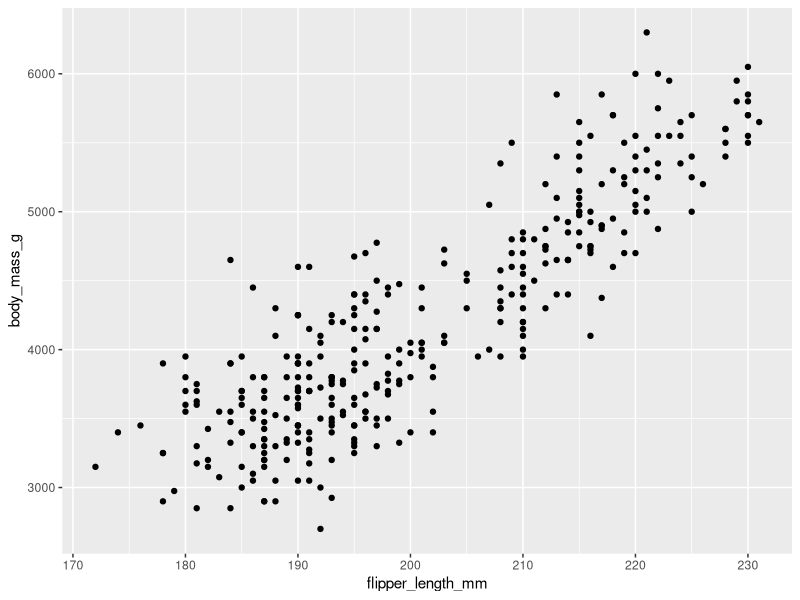
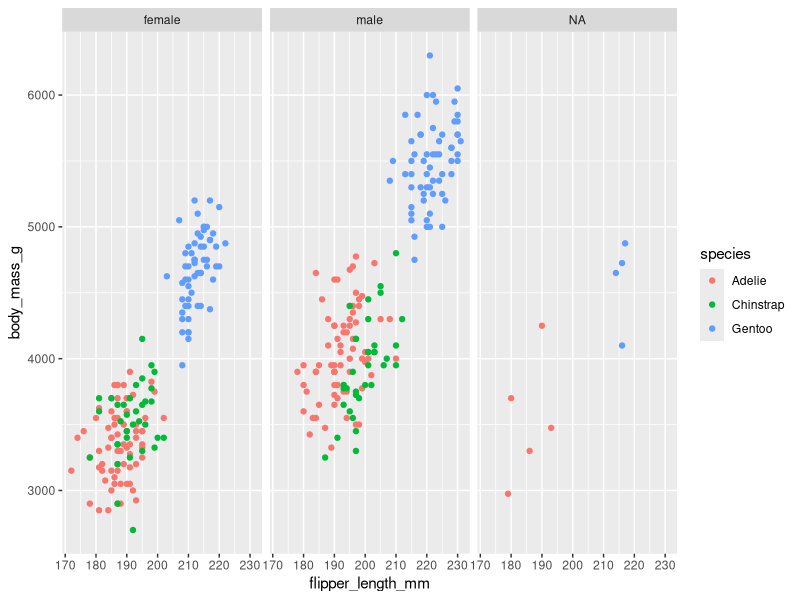
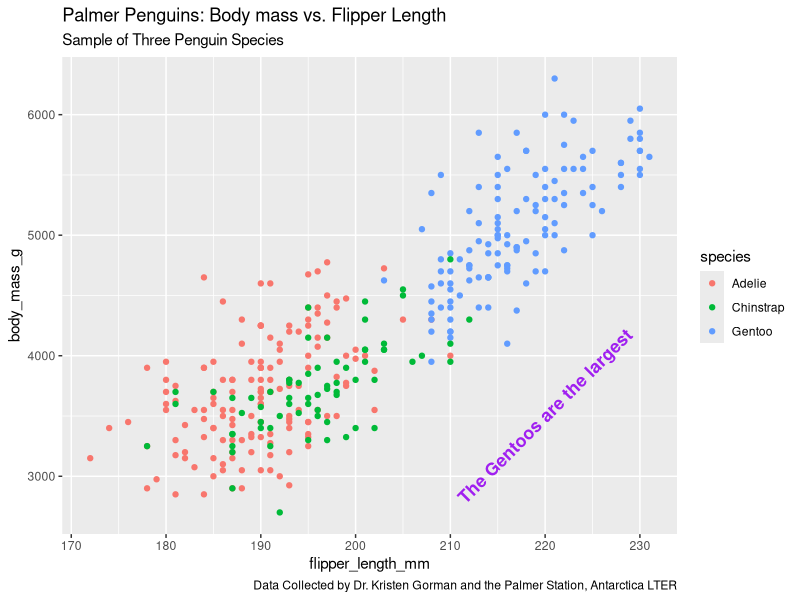

Recreate these plots in R, in order.
## ---- chunk 1
library(tidyverse) ##the packages are part of the tidyverse so load that
install.packages("palmerpenguins") ## call the palmer penguin dataset
library(palmerpenguins) #load the library
## ---- chunk 2


## ggplot() is the function, the first argument is the dataset
## Then a + symbol adds a new layer to the plot
## geo_point is a geometry reference, the functions uses points to create scatterplots
##mapping=aes  aes is aesthetics the mapping() function is always paired with the aes() function
ggplot(data = penguins) + geom_point(mapping = aes(x = flipper_length_mm, y = body_mass_g))

## ---- chunk 3
ggplot(data=penguins)+
  geom_point(mapping=aes(x=flipper_length_mm, y=body_mass_g, color=species))+
  facet_grid(~sex)
## ---- chunk 4
ggplot(data=penguins)+
  geom_point(mapping=aes(x=flipper_length_mm, y=body_mass_g, color=species))+
  labs(title="Palmer Penguins: Body mass vs. Flipper Length", subtitle="Sample of Three Penguin Species", caption= "Data Collected by Dr. Kristen Gorman and the Palmer Station, Antarctica LTER")+
annotate("text", x=220, y=3500, label="The Gentoos are the largest",color="purple", fontface="bold",size=4.5,angle=45)

